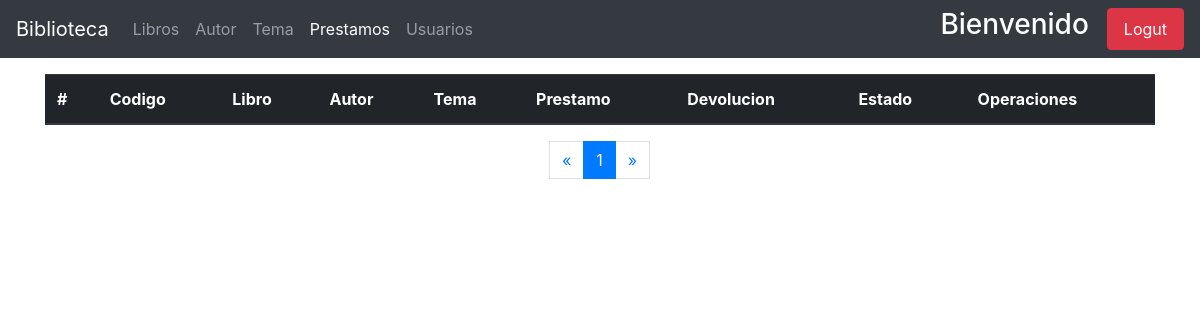
The app's page /prestamos/admin-list/ (signed in), older data.
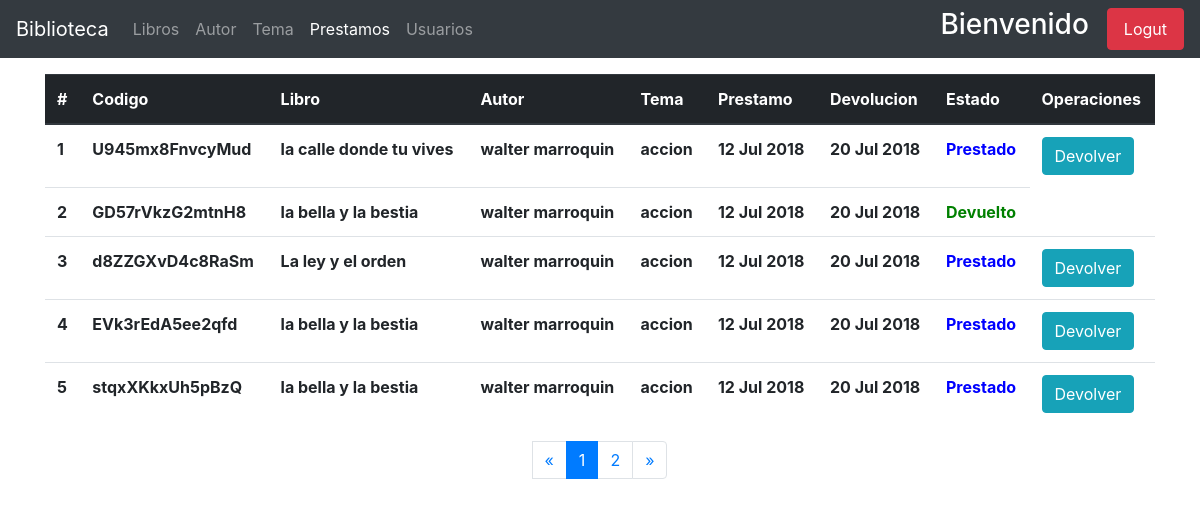
The same page, newer data.
### apps/prestamos/models.py (models this page shows, shortened)
class Prestamo(models.Model):
    usuario = models.ForeignKey(get_user_model(), on_delete=models.CASCADE)
    libro = models.ForeignKey(Libros, on_delete=models.CASCADE)
    fecha_prestamo = models.DateField(_('fecha de prestamos'), default=now())
    fecha_devolucion = models.DateField(_('fecha de devolucion'), default=(now() + timedelta(days=8)))
    token = models.CharField(max_length=50, default=get_random_string(length=15, allowed_chars='ABCDEFGHKMNPQRSTUVWXYZ123456789'), unique=True)
    estado = models.PositiveSmallIntegerField(default=1)

### apps/libros/models.py (models this page shows, shortened)
class Libros(models.Model):
    titulo = models.CharField(_('titulo'), max_length=150)
    autor = models.ForeignKey(Author, on_delete=models.PROTECT)
    tema = models.ForeignKey(Temas, on_delete=models.PROTECT)
    ubicacion = models.CharField(_('ubicacion'), max_length=200)
    disponibles = models.PositiveIntegerField(_('libros disponibles'), validators=[limit], default=1, )
    fecha_registro = models.DateField(_('Fecha de ingreso'), default=now())
    class Meta:
        ordering = ['id']
        verbose_name_plural = 'Libros'

### apps/autores/models.py (models this page shows, shortened)
class Author(models.Model):
    nombre = models.CharField(_('nombre'), max_length=150)
    apellido = models.CharField(_('apellido'), max_length=150)
    nacionalidad = models.ForeignKey(Pais, on_delete=models.CASCADE)
    genero = models.BooleanField(_('genero'), default=True, choices=[
        (True, 'masculino'),
        (False, 'femenino')
    ])
    nacimiento = models.DateField(_('fecha de nacimiento'))
    fallecimiento = models.DateField(_('fecha de fallecimiento'),null=True, blank=True)
    fecha_registro = models.DateField(_('fecha de registro'), default=datetime.now())
    def __str__(self):
        return f'{self.nombre} {self.apellido}'

### apps/temas/models.py (models this page shows)
class Temas(models.Model):
    tema = models.CharField(_('tema'), max_length=200)
    fecha_ingreso = models.DateField(_('fecha_ingreso'), default=now())
    class Meta:
        verbose_name_plural = 'Temas'
    def __str__(self):
        return self.tema

### apps/prestamos/views.py (the view)
# urls.py: path('admin-list/', views.PrestamosAdminView.as_view(), name='prestamo-admin'),
class PrestamosAdminView(AdminMixin, ListView):
    model = Prestamo
    context_object_name = 'Prestamo'
    template_name_suffix = '_list_admin'
    paginate_by = 5

### usuarios/mixins.py (called while the page is built)
def _user_mixin(group_name):
    class Mixin(LoginRequiredMixin, UserPassesTestMixin):
        login_url = reverse_lazy('usuarios:index')
        def test_func(self):
            user = self.request.user
            if user.is_superuser:
                return True
            group = Group.objects.get(name=group_name)
            return group in user.groups.all()
    return Mixin

### apps/prestamos/templates/prestamos/prestamo_list_admin.html (shortened to what this page needs)
{% extends "base.html" %}
{% block navbar_items %}
<li class="nav-item ">
        <a class="nav-link" href="{% url 'book:admin_index' %}"> Libros <span class="sr-only">(current)</span></a>
    </li>
    <li class="nav-item">
        <a class="nav-link" href="{% url 'autor:autores-admin' %}"> Autor </a>
    </li>
    <li class="nav-item">
        <a class="nav-link" href="{% url 'temas:temas-admin' %}"> Tema </a>
    </li>
    <li class="nav-item active">
        <a href="{% url 'prestamos:prestamo-admin' %}" class="nav-link"> Prestamos </a>
    </li>
    <li class="nav-item">
        <a class="nav-link" href="{% url 'usuarios:list-users' %}" > Usuarios </a>
    </li>
{% endblock %}
{% block content %}
<div class="container mt-3" style="height: 350px;">
    <table class="table table-hover" id="table-controller">
        <thead class="thead-dark">
            <tr>
                <th scope="col"> # </th>
                <th scope="col"> Codigo </th>
                <th scope="col"> Libro </th>
                <th scope="col"> Autor </th>
                <th scope="col"> Tema </th>
                <th scope="col"> Prestamo </th>
                <th scope="col"> Devolucion </th>
                <th scope="col">  Estado</th>
                <th scope="col"> Operaciones</th>
            </tr>
            <tbody>
                {% for prestamo in Prestamo %}
                    <tr>
                        <th scope="col"> {{ forloop.counter }} </th>
                        <th> {{ prestamo.token }} </th>
                        <th> {{ prestamo.libro.titulo }} </th>
                        <th> {{ prestamo.libro.autor }} </th>
                        <th> {{ prestamo.libro.tema }} </th>
                        <th> {{ prestamo.fecha_prestamo|date:"d M Y" }} </th>
                        <th> {{ prestamo.fecha_devolucion|date:"d M Y" }} </th>
                        {% if prestamo.estado == 1 %}
                        <th style="color: blue;"> Prestado </th>
                        <th> <a href="{% url 'prestamos:devolver' prestamo.id %}" class="btn btn-info"> Devolver </a> </th>
                        {% endif %}
                        {% if prestamo.estado == 3 %}
                        <th style="color: green;"> Devuelto </th>
                        {% endif %}
                    </tr>
                {% endfor %}
            </tbody>
        </thead>
    </table>
    <nav aria-label="Page navigation example">
            <ul class="pagination justify-content-center">
                {% if page_obj.has_previous %}
                    <li class="page-item"> <a href="?page={{ page_obj.previous_page_number }}" class="page-link" aria-label="Previous">&laquo;</a></li>
                {% else %}
                <li class="disabled"><span class="page-link">&laquo; </span> </li>
                {% endif %}
                {% for i in paginator.page_range %}
                    {% if page_obj.number == i %}
                        <li class="active page-item"><span class="page-link"> {{ i }} <span class="sr-only">current</span></span></li>
                    {% else %}
                        <li class="page-item"><a href="?page={{ i }}" class="page-link"> {{ i }} </a></li>
                    {% endif %}
                {% endfor %}
                {% if page_obj.has_next %}
                    <li class="page-item"><a href="?page={{ page_obj.next_page_number }}" class="page-link">&raquo;</a></li>
                {% else %}
                    <li class="disabled" class="page-item"> <span class="page-link">&raquo;</span> </li>
                {% endif %}
            </ul>
        </nav>
</div>
{% endblock %}

Row changes from the older to the newer data that the page shows:
added Prestamo: token "U945mx8FnvcyMud", libro.titulo "la calle donde tu vives", libro.autor "walter marroquin", libro.tema "accion", fecha_prestamo "12 Jul 2018", fecha_devolucion "20 Jul 2018", estado "Prestado"
added Prestamo: token "GD57rVkzG2mtnH8", libro.titulo "la bella y la bestia", libro.autor "walter marroquin", libro.tema "accion", fecha_prestamo "12 Jul 2018", fecha_devolucion "20 Jul 2018", estado "Devuelto"
added Prestamo: token "d8ZZGXvD4c8RaSm", libro.titulo "La ley y el orden", libro.autor "walter marroquin", libro.tema "accion", fecha_prestamo "12 Jul 2018", fecha_devolucion "20 Jul 2018", estado "Prestado"
added Prestamo: token "EVk3rEdA5ee2qfd", libro.titulo "la bella y la bestia", libro.autor "walter marroquin", libro.tema "accion", fecha_prestamo "12 Jul 2018", fecha_devolucion "20 Jul 2018", estado "Prestado"
added Prestamo: token "stqxXKkxUh5pBzQ", libro.titulo "la bella y la bestia", libro.autor "walter marroquin", libro.tema "accion", fecha_prestamo "12 Jul 2018", fecha_devolucion "20 Jul 2018", estado "Prestado"
Text that changed along with them:
new list line: "2"
